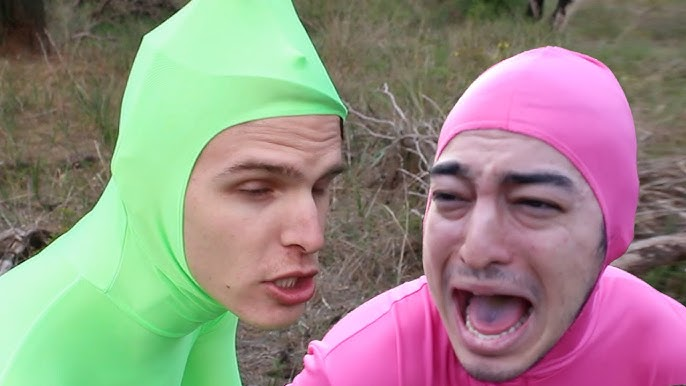
#> input picture sample.jpg, 686 x 386 px, found by its file name
$ python adjustment.py
#> lines starting #> are read from the running program, lines starting #| are printed output that depends on the picture
import cv2
import numpy as np
from PIL import Image, ImageEnhance
import os

def adjust_hue_pil(image_path, hue_factor):
    img = Image.open(image_path)
    hsv = img.convert('HSV')

    hue = hsv.split()[0]
    hue = hue.point(lambda p: (p + hue_factor * 255) % 256)

    new_img = Image.merge('HSV', (hue, hsv.split()[1], hsv.split()[2]))
    return new_img.convert('RGB')

# Harus dalam bentuk float
brightness_value = float(input("Brightness value: "))
#> the answer given: 3
contrast_value = float(input("Contrast value: "))
#> the answer given: 3
hue_value = float(input("Hue value: "))
#> the answer given: 3
sat_value = float(input("Saturation value: "))
#> the answer given: 3

def adjustment(image_path, brightnessFac, contrastFac, hueFac, saturationFac):


#> called with image_path = 'sample.jpg', brightnessFac = 3, contrastFac = 3, hueFac = 3, saturationFac = 3
    new_image = Image.open(image_path)
#> new_image is the input picture: PIL image 686x386 RGB; mean R, G, B 150.4, 139.6, 132.1
    temp_image_path = f"temp_{os.path.basename(image_path)}"
    print(image_path, ", Temp image:", temp_image_path)

    ################ BRIGHTNESS ################

    # Min 0, default 1, max 10
    brightnessFilter = ImageEnhance.Brightness(new_image)

    temp_edited_image = brightnessFilter.enhance(brightnessFac)
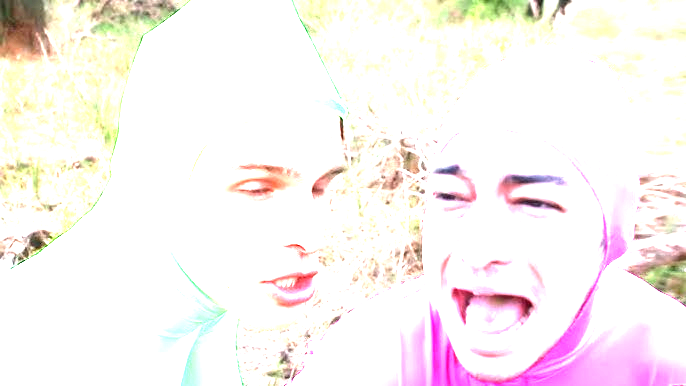
#> temp_edited_image: PIL image 686x386 RGB; mean R, G, B 250.3, 243, 241.9
    temp_edited_image.save(temp_image_path)

    ################ CONTRAST ################

    # Min 0, default 1, max 10
    temp_new_image_contrast = Image.open(temp_image_path)

    contrastFilter = ImageEnhance.Contrast(temp_new_image_contrast)

    temp_edited_image = contrastFilter.enhance(contrastFac)
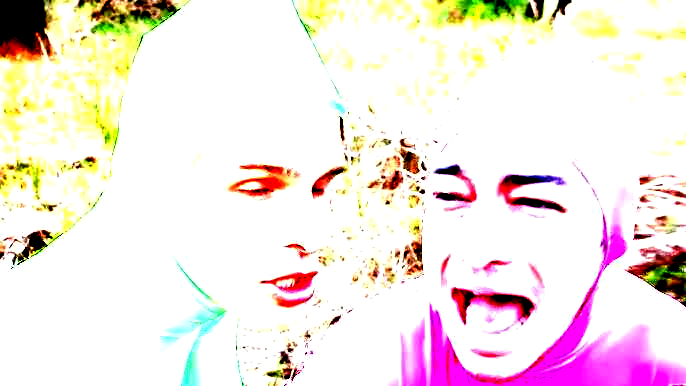
#> temp_edited_image: PIL image 686x386 RGB; mean R, G, B 243.6, 230.1, 227.1
    temp_edited_image.save(temp_image_path)

    # ################ SATURATION ################

    temp_new_image_saturation = Image.open(temp_image_path)
    saturationFilter = ImageEnhance.Color(temp_new_image_saturation)

    temp_edited_image = saturationFilter.enhance(saturationFac)
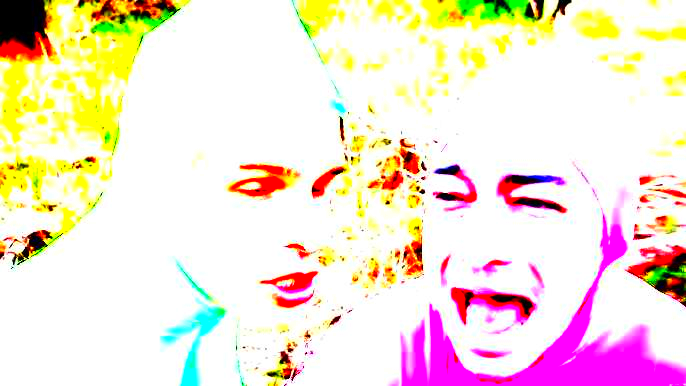
#> temp_edited_image: PIL image 686x386 RGB; mean R, G, B 244.3, 226.9, 213
    temp_edited_image.save(temp_image_path)

    # ############### HUE COLOR ################

    temp_new_image_hue = adjust_hue_pil(temp_image_path, hueFac)
#> in adjust_hue_pil, `img = Image.open(image_path)`:
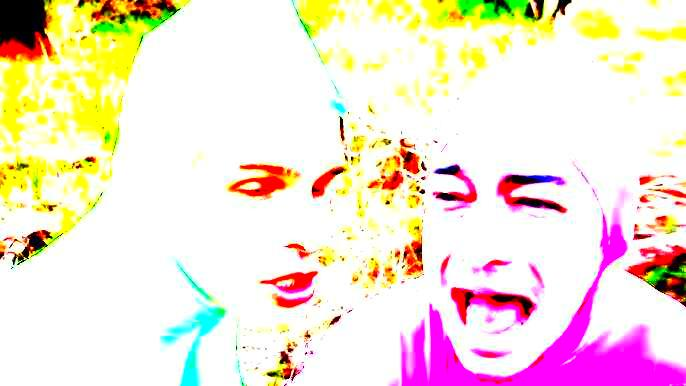
#> img: PIL image 686x386 RGB; mean R, G, B 243.2, 226.7, 213
#> in adjust_hue_pil, `hsv = img.convert('HSV')`: hsv: PIL image 686x386 HSV; mean H, S, V 55.1, 55.2, 247.7
#> in adjust_hue_pil, `hue = hsv.split()[0]`:
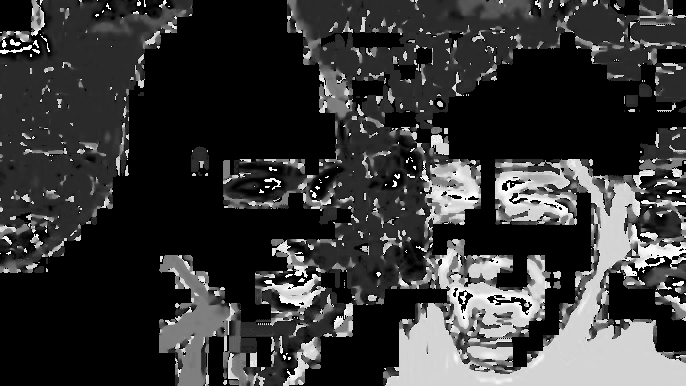
#> hue: PIL image 686x386 L; min 0, max 254, mean 55.1
#> in adjust_hue_pil, `hue = hue.point(lambda p: (p + hue_factor * 255) % 256)`:
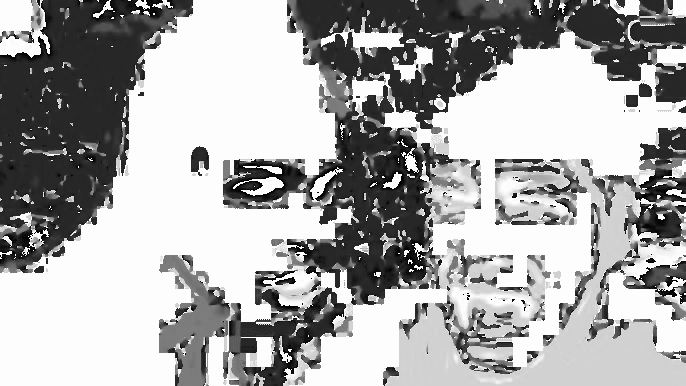
#> hue: PIL image 686x386 L; min 0, max 255, mean 168.3
#> in adjust_hue_pil, `new_img = Image.merge('HSV', (hue, hsv.split()[1], hsv.split()[2]))`: new_img: PIL image 686x386 HSV; mean H, S, V 168.3, 55.2, 247.7
#> in adjust_hue_pil, `return new_img.convert('RGB')`:
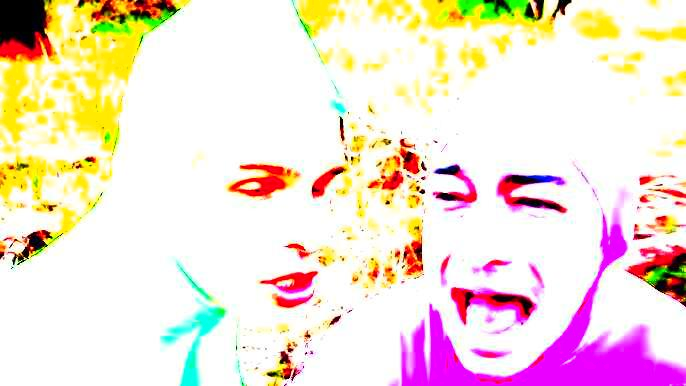
#> returned value: PIL image 686x386 RGB; mean R, G, B 242.8, 224.7, 213.4
    temp_new_image_hue.save("output.jpg")


    # cv2.waitKey(0)
    # cv2.destroyAllWindows()
    os.remove(temp_image_path)

adjustment("sample.jpg", brightness_value, contrast_value, hue_value, sat_value)

$ run again, with image.jpg copied over sample.jpg
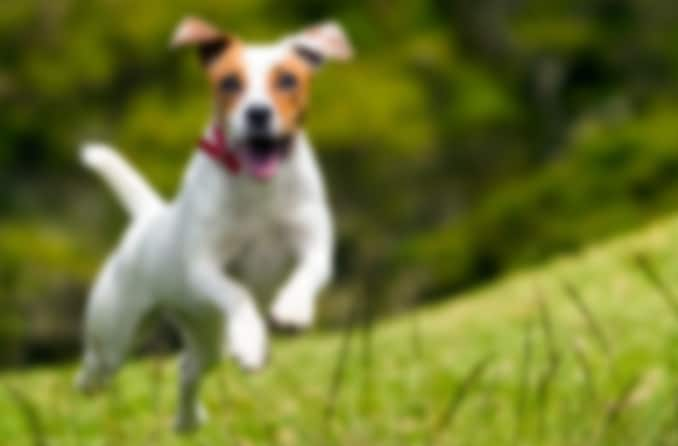
#> input picture image.jpg, 678 x 446 px, found by its file name
#> in adjustment, new_image is the input picture: PIL image 678x446 RGB; mean R, G, B 110.2, 116.5, 48.6
#> hsv: PIL image 678x446 HSV; mean H, S, V 53.2, 186.8, 220.4
#> in adjust_hue_pil, `hue = hue.point(lambda p: (p + hue_factor * 255) % 256)`:
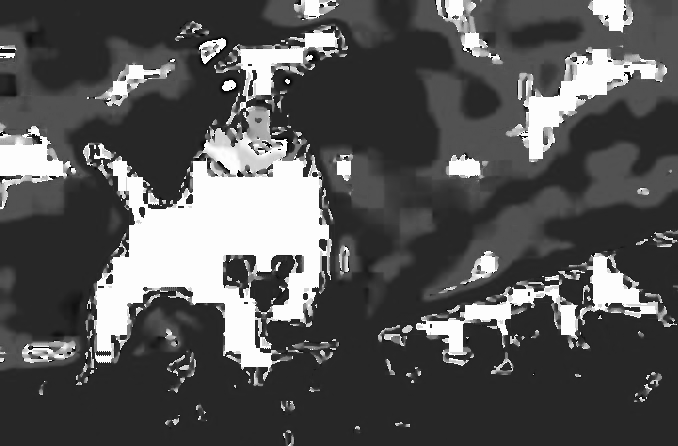
#> hue: PIL image 678x446 L; min 0, max 255, mean 85.6
#> new_img: PIL image 678x446 HSV; mean H, S, V 85.6, 186.8, 220.4
#> in adjust_hue_pil, `return new_img.convert('RGB')`:
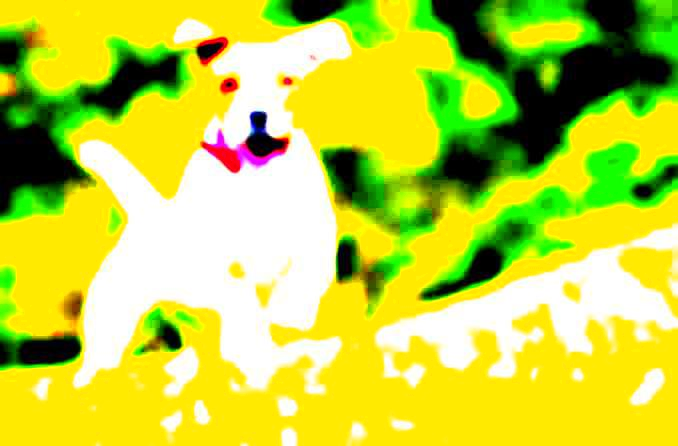
#> returned value: PIL image 678x446 RGB; mean R, G, B 193.8, 209.1, 61.5
